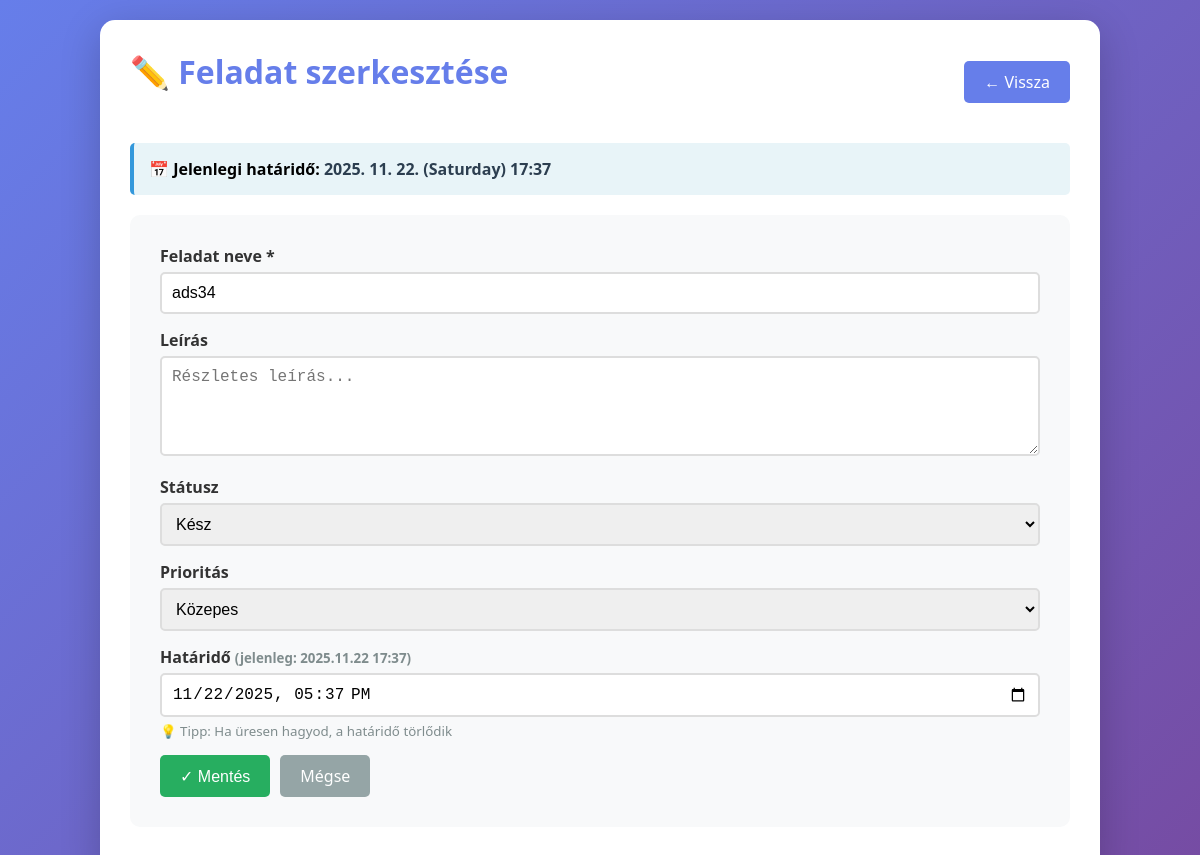
Screenshot of /update/23/ with the database file from the repository.
### tasks/models.py (models this page shows, shortened)
class Task(models.Model):
    PRIORITY_CHOICES = [
        ('low', 'Alacsony'),
        ('medium', 'Közepes'),
        ('high', 'Magas')
    ]
    STATUS_CHOICES = [
        ('todo', 'Tennivaló'),
        ('in_progress', 'Folyamatban'),
        ('done', 'Kész'),
    ]
    title = models.CharField(max_length=200, verbose_name='Cím')
    description = models.TextField(blank=True, verbose_name='Leírás')
    priority = models.CharField(max_length=10, choices=PRIORITY_CHOICES, default='medium', verbose_name='Prioritás')
    status = models.CharField(max_length=20, choices=STATUS_CHOICES, default='todo', verbose_name='Státusz')
    deadline = models.DateTimeField(null=True, blank=True, verbose_name='Határidő')
    createdat= models.DateTimeField(auto_now_add=True, verbose_name='Létrehozva')
    updatedat= models.DateTimeField(auto_now=True, verbose_name='Módosítva')
    class Meta:
        ordering = ['-createdat']
        verbose_name = 'Feladat'
        verbose_name_plural = 'Feladatok'

### tasks/views.py (the view)
# urls.py: path('update/<int:pk>/', views.task_update, name='task_update'),
def task_update(request, pk):
    task = get_object_or_404(Task, pk=pk)
    if request.method == 'POST':
        form = TaskForm(request.POST, instance=task)
        if form.is_valid():
            form.save()
            return redirect('task_list')
    else:
        form = TaskForm(instance=task)
    return render(request, 'tasks/task_update.html', {'form': form, 'task': task})

### tasks/templates/tasks/task_update.html (shortened to what this page needs)
{% extends 'tasks/base.html' %} {% block content %}
<div class="header">
  <h1>✏️ Feladat szerkesztése</h1>
  <a href="{% url 'task_list' %}" class="btn">← Vissza</a>
</div>
{% if task.deadline %}
<div
  style="
    background: #e8f4f8;
    border-left: 4px solid #3498db;
    padding: 15px;
    margin-bottom: 20px;
    border-radius: 5px;
  "
>
  <strong>📅 Jelenlegi határidő:</strong>
  <span style="color: #2c3e50; font-size: 16px; font-weight: bold">
    {{ task.deadline|date:"Y. m. d. (l) H:i" }}
  </span>
</div>
{% endif %}
<form method="post">
  <div class="form-group">
    <label for="{{ form.title.id_for_label }}">Feladat neve *</label>
    {{ form.title }}
  </div>
  <div class="form-group">
    <label for="{{ form.description.id_for_label }}">Leírás</label>
    {{ form.description }}
  </div>
  <div class="form-group">
    <label for="{{ form.status.id_for_label }}">Státusz</label>
    {{ form.status }}
  </div>
  <div class="form-group">
    <label for="{{ form.priority.id_for_label }}">Prioritás</label>
    {{ form.priority }}
  </div>
  <div class="form-group">
    <label for="{{ form.deadline.id_for_label }}">
      Határidő {% if task.deadline %}
      <small style="color: #7f8c8d"
        >(jelenleg: {{ task.deadline|date:"Y.m.d H:i" }})</small
      >
      {% endif %}
    </label>
    {{ form.deadline }}
    <small style="color: #7f8c8d; display: block; margin-top: 5px">
      💡 Tipp: Ha üresen hagyod, a határidő törlődik
    </small>
  </div>
  <div style="display: flex; gap: 10px">
    <button type="submit" class="btn btn-success">✓ Mentés</button>
    <a href="{% url 'task_list' %}" class="btn" style="background: #95a5a6"
      >Mégse</a
    >
  </div>
</form>
{% endblock %}

### tasks/static/tasks/css/base.css (style rules this page uses)
* { margin: 0; padding: 0; box-sizing: border-box; }
body { font-family: "Segoe UI", Tahoma, Geneva, Verdana, sans-serif; background: linear-gradient(135deg, #667eea 0%, #764ba2 100%); min-height: 100vh; padding: 20px; }
h1, h2 { color: #667eea; margin-bottom: 20px; }
.btn { display: inline-block; padding: 10px 20px; background: #667eea; color: white; text-decoration: none; border-radius: 5px; border: none; cursor: pointer; font-size: 16px; transition: background 0.3s; }
.btn-success { background: #27ae60; }
form { margin: 20px 0; }
.form-group { margin-bottom: 15px; }
label { display: block; margin-bottom: 5px; font-weight: bold; color: #333; }
input, textarea, select { width: 100%; padding: 10px; border: 2px solid #ddd; border-radius: 5px; font-size: 16px; }
textarea { resize: vertical; min-height: 100px; }
.header { display: flex; justify-content: space-between; align-items: center; margin-bottom: 30px; }

### tasks/templates/tasks/task_update.html (style rules this page uses)
form { background: #f8f9fa; padding: 30px; border-radius: 10px; }

### rows the page displays
Task: deadline "2025. 11. 22. (Saturday) 17:37", title "ads34", status "Kész", priority "Közepes", deadline "2025.11.22 17:37", deadline "11/22/2025 17:37"
